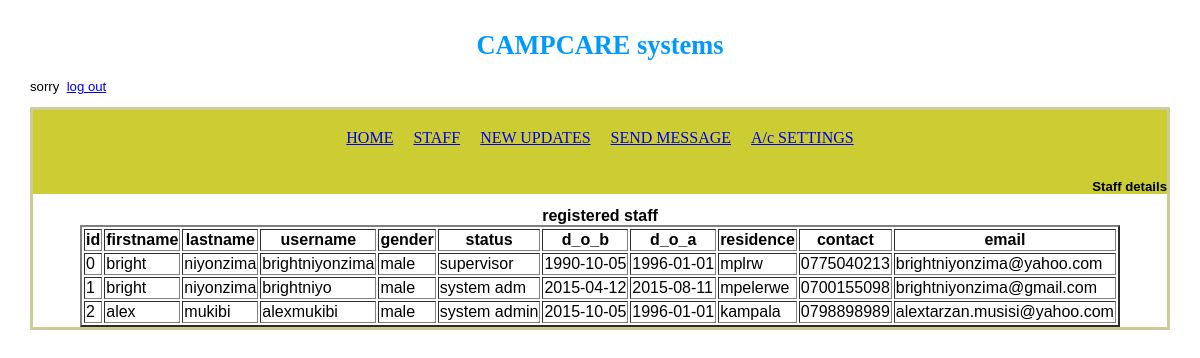
Screenshot of /viewAllStaff.php with the database file from the repository.
### tables this page shows
CREATE TABLE IF NOT EXISTS `staff` (
  `staff_id` int(4) NOT NULL,
  `firstname` varchar(50) NOT NULL,
  `lastname` varchar(50) NOT NULL,
  `username` varchar(70) NOT NULL,
  `gender` varchar(15) NOT NULL,
  `status` varchar(20) DEFAULT NULL,
  `date_of_birth` date NOT NULL,
  `date_of_appointment` date NOT NULL,
  `residence` varchar(50) NOT NULL,
  `contact` varchar(11) DEFAULT NULL,
  `email` varchar(100) NOT NULL,
  `password` varchar(50) NOT NULL,
  PRIMARY KEY (`staff_id`)
);

### viewAllStaff.php (the view, shortened to what this page needs)
<head>
<link href="css/ui-lightness/jquery-ui-1.10.2.custom.css" rel="stylesheet">
</head>
<h1 align="center"><font color="#0099FF" face="Bradley Hand ITC"><strong>CAMPCARE systems</strong></font></h1>
<?php
if(isset($_SESSION['adminname'])){
echo "<p align=right>";
echo "Hi, ".$_SESSION['adminname'];
}
else{
echo "sorry";
}
echo '&nbsp;&nbsp;<a href="logout.php">log out</a><br/>';
?>
 <div class="container" align="center">
  <div class="menu1" align="center">
<table align="center" class="menu" cellspacing="18">
<tr><td><a href="admin.php">HOME</a></td><td><a href="staffReg.php">STAFF</a></td><td><a href="anews.php">NEW UPDATES</a></td><td><a href="notify.php">SEND MESSAGE</a></td><td><a href="help.php">A/c SETTINGS</a></td></tr>
</table>
<p align="right">
<strong>Staff details</strong><br/>
</p>
</div>
<?php
$query=mysql_query("select * from staff");
echo "<table border=2>";
echo "<caption><b>registered staff</b></caption>";
echo "<tr><th>id</th><th>firstname</th><th>lastname</th><th>username</th><th>gender</th><th>status</th><th>d_o_b</th><th>d_o_a</th><th>residence</th><th>contact</th><th>email</th></tr>";
while($row=mysql_fetch_row($query)){
echo "<tr><td>";
echo $row[0];
echo "</td><td>";
echo $row[1];
echo "</td><td>";
echo $row[2];
echo "</td><td>";
echo $row[3];
echo "</td><td>";
echo $row[4];
echo "</td><td>";
echo $row[5];
echo "</td><td>";
echo $row[6];
echo "</td><td>";
echo $row[7];
echo "</td><td>";
echo $row[8];
echo "</td><td>";
echo $row[9];
echo "</td><td>";
echo $row[10];
echo "</td></tr>";
}
echo "</table>";
?>
</div>

### viewAllStaff.php (style rules this page uses)
.container { border:solid; border-color:#CCCC99 }
.menu1 { background-color:#CCCC33 }
.menu { font-family:"Berlin Sans FB Demi"; text-align:center }

### rows the page displays
staff: staff_id "0", firstname "bright", lastname "niyonzima", username "brightniyonzima", gender "male", status "supervisor", date_of_birth "1990-10-05", date_of_appointment "1996-01-01", residence "mplrw", contact "0775040213", email "brightniyonzima@yahoo.com"
staff: staff_id "1", firstname "bright", lastname "niyonzima", username "brightniyo", gender "male", status "system adm", date_of_birth "2015-04-12", date_of_appointment "2015-08-11", residence "mpelerwe", contact "0700155098", email "brightniyonzima@gmail.com"
staff: staff_id "2", firstname "alex", lastname "mukibi", username "alexmukibi", gender "male", status "system admin", date_of_birth "2015-10-05", date_of_appointment "1996-01-01", residence "kampala", contact "0798898989", email "alextarzan.musisi@yahoo.com"
